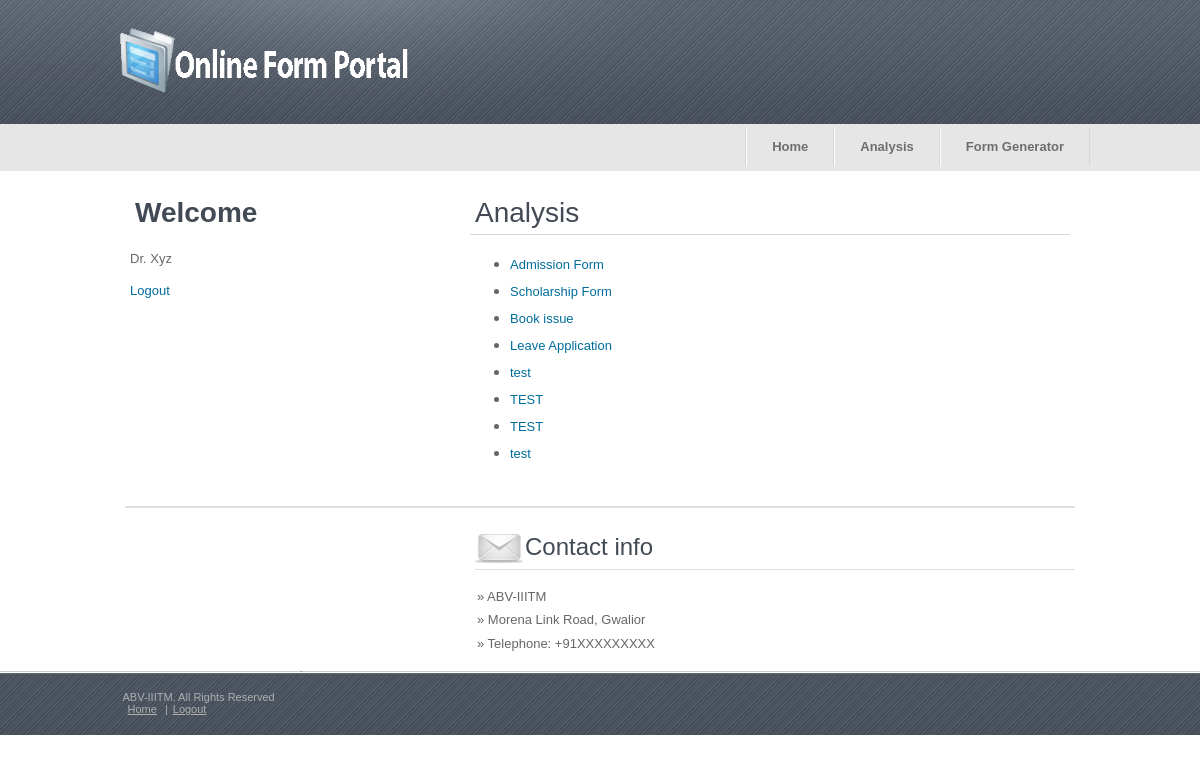
Screenshot of /analysis.php (signed in) with the database file from the repository.
### tables this page shows
CREATE TABLE IF NOT EXISTS `fid_fname` (
  `fname` varchar(50) NOT NULL,
  `fid` varchar(20) NOT NULL,
  `aid` varchar(50) NOT NULL,
  PRIMARY KEY (`fid`)
);

### analysis.php (the view, shortened to what this page needs)
<?php include 'php_files/header.php';?>
<?php include 'php_files/header2.php';
if(isset($_SESSION["aid"]))
{
$aid = $_SESSION["aid"];
$res1 = mysql_query("select * from fid_fname where aid='$aid'");
echo "<h4>Analysis</h4><form name='frm_analyse' action='viewanalysis.php' method='post'><input type='hidden' name='fid'><ul>";
while($ar1 = mysql_fetch_array($res1))
   {
   $fid = $ar1["fid"];
   $res2 = mysql_query("select * from fid_fname where fid='$fid'");
   $ar2 = mysql_fetch_array($res2);
   echo "<li><a href='#' onClick=\"analyse('".$fid."')\">".$ar2["fname"]."</a></li>";
   }
}
echo "</ul>";
?>
<?php include 'php_files/footer.php';?>

### style.css (style rules this page uses)
body { margin:0; padding:0; width:100%; background:#ffffff; }
html { padding:0; margin:0; }
.body ul { font:normal 15px Arial, Helvetica, sans-serif; color:#666666; line-height:1.8em; }
.body a { font:normal 13px Arial, Helvetica, sans-serif; color:#006d9b; text-decoration:none; }
.right a { font:normal 13px Arial, Helvetica, sans-serif; color:#006d9b; text-decoration:none; margin:5px 0; }
.right h4 { font:normal 28px Arial, Helvetica, sans-serif; color:#424a55; border-bottom:1px solid #d7d7d7; padding:5px 5px; margin:0; }

### rows the page displays
fid_fname: fname "Admission Form"
fid_fname: fname "Scholarship Form"
fid_fname: fname "Book issue"
fid_fname: fname "Leave Application"
fid_fname: fname "test"
fid_fname: fname "TEST"
fid_fname: fname "TEST"
fid_fname: fname "test"

### other values shown
$_SESSION["aname"] "Dr. Xyz"
